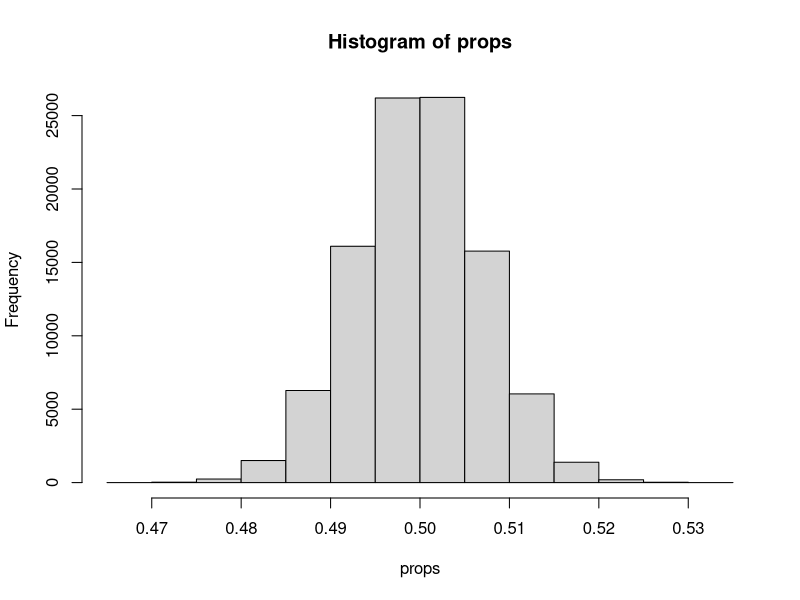
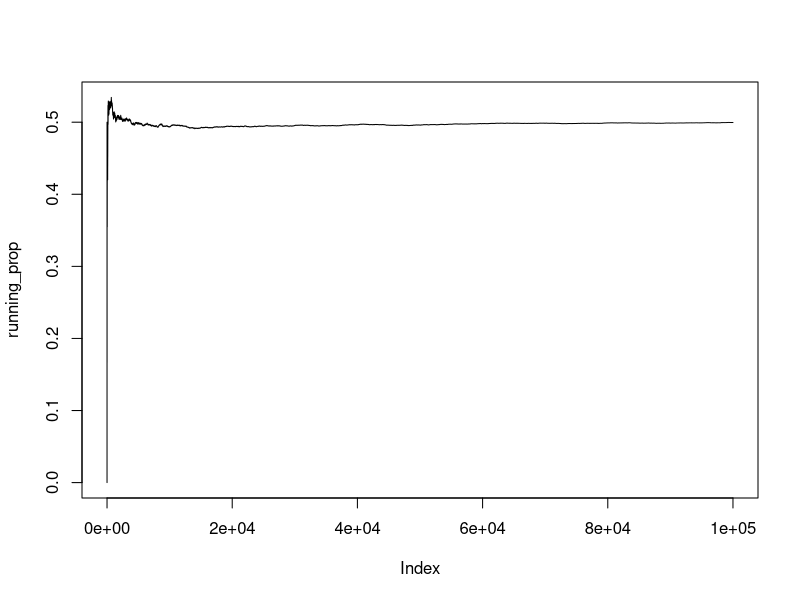
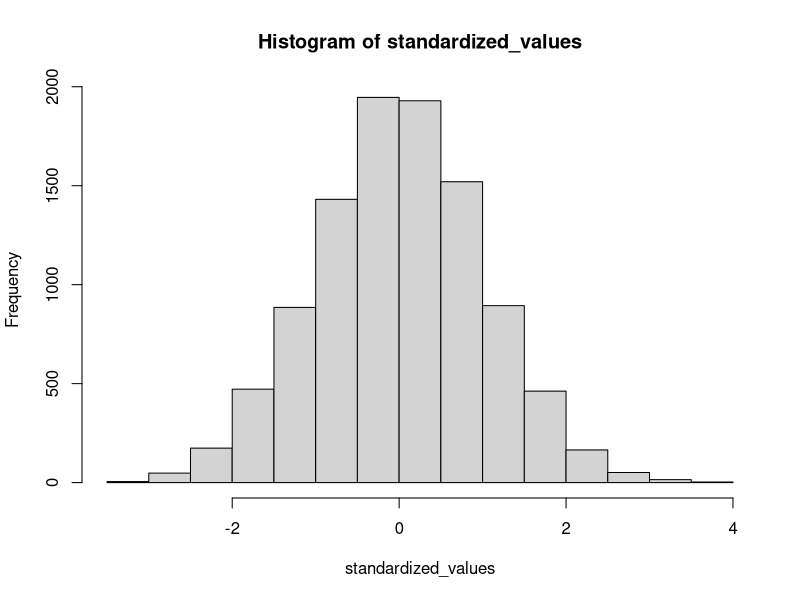

Here is the R script that generated these plots, in order:
## ---- chunk 1
knitr::opts_chunk$set(echo = TRUE)
## ---- chunk 2
n_flips <- 5000 #This is how many coins we will flip
trials <- 10^5 #This is how many times we will perform the experiment
## ---- chunk 3
props <- rep(0, trials) #initialize a vector to store our results

for (i in 1:trials){
  my_sample <- sample(0:1, n_flips, replace = T) #flip the coin n_flips times
  props[i] <- mean(my_sample) #compute the proportion of heads and store as ith
                              #element of props vector
}
## ---- chunk 4
hist(props) #look at histogram to see what proportion 
            #of trials had mean close to 0.5
## ---- chunk 5
epsilon <- 0.01 #set a threshold for closeness

mean(abs(props - 0.5) > epsilon) #determine the proportion of trials that
                                 #had mean within this threshold of 0.5
## ---- chunk 6
n_flips <- 10^5 #This is how many coins we will flip
my_sample <- sample(0:1, n_flips, replace = T) #flip the coin n_flips times
running_prop <- cumsum(my_sample)/1:n_flips #create a running proportion of heads
## ---- chunk 7
plot(running_prop, type = "l") 
#The plot should show the running proportion ff heads tending toward 0.5
## ---- chunk 8
n <- 10^4 #Set the sample size
n_trials <- 10^4 #set the number of trials of the experiment
## ---- chunk 9
## Exponential 1
mean<- 1 #The mean Expo(1) is 1
variance <- 1 #The variance Expo(1) is 1

standardized_values <- rep(0, n_trials) 
#create a vector to store standardized values

for (i in 1:n_trials){
   my_sample <- rexp(n,1) #sample n times from expo(1)
   sample_mean <- mean(my_sample) #compute the mean of the sample
   standardized_values[i] <- (sample_mean - mean)/(sqrt(variance)/sqrt(n))
   #create a standardized value for the sample mean, by subtracting
   # true mean, and dividing by standard deviation of sample mean
}
## ---- chunk 10
hist(standardized_values)
#The histogram should look approximately Normal
